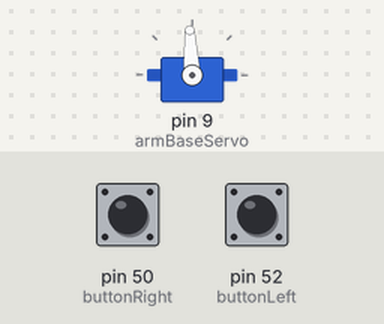
Recording of a sketch running on a simulated Arduino Mega 2560, built with avr-gcc and run on an emulated ATmega2560. On the bench: servo. The test bench sets the inputs (shaded band); at power-on: pin 52 (buttonLeft) LOW, pin 50 (buttonRight) LOW.

Above: at 1.2 s.
1.3 s: pin 52 (buttonLeft) pulled HIGH for 0.15 s
At 1.37 s:
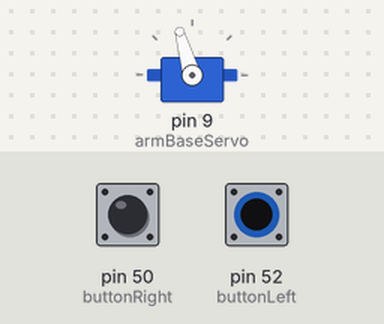
2.9 s: pin 50 (buttonRight) pulled HIGH for 0.15 s
At 3.3 s:
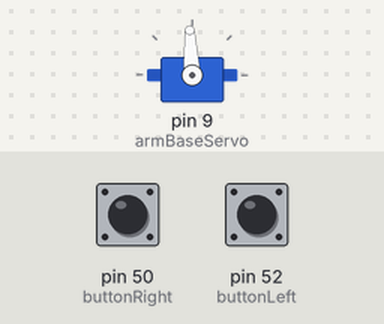
4.5 s: pin 52 (buttonLeft) pulled HIGH for 3.2 s
At 5.1 s:
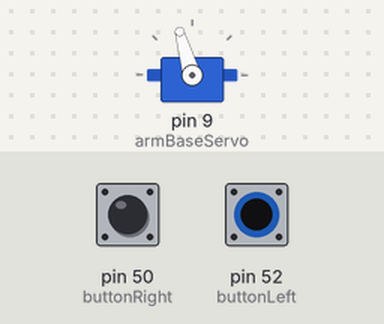
Timing chart, 0 to 9.2 s (numbered marks = the images above; inputs shaded):
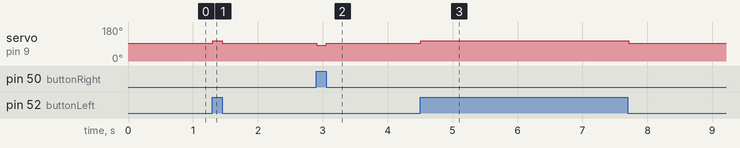

Measured:
- after the input at 1.3 s, servo on pin 9 (armBaseServo): 93° → 106° at once, → 93° 0.15 s later
- after the input at 2.9 s, servo on pin 9 (armBaseServo): 93° → 83° at once, → 93° 0.15 s later
- after the input at 4.5 s, servo on pin 9 (armBaseServo): 93° → 106° at once, → 93° 3.2 s later

The sketch:

ContinuousServoControlWithButton.ino
```cpp
#include <Servo.h>

Servo armBaseServo;

int buttonRight = 50;
int buttonLeft = 52;

void setup() {
    armBaseServo.attach(9);
    pinMode(buttonLeft, INPUT);
    pinMode(buttonRight, INPUT);
}

void loop() {
    int buttonLeftState = digitalRead(buttonLeft);
    int buttonRightState = digitalRead(buttonRight);

    if (buttonLeftState == HIGH) {
        armBaseServo.write(106);
        delay(50);
    } else if (buttonRightState == HIGH) {
        armBaseServo.write(83);
        delay(50);
    } else {
        armBaseServo.write(93);
        delay(50);
    }
}
```
